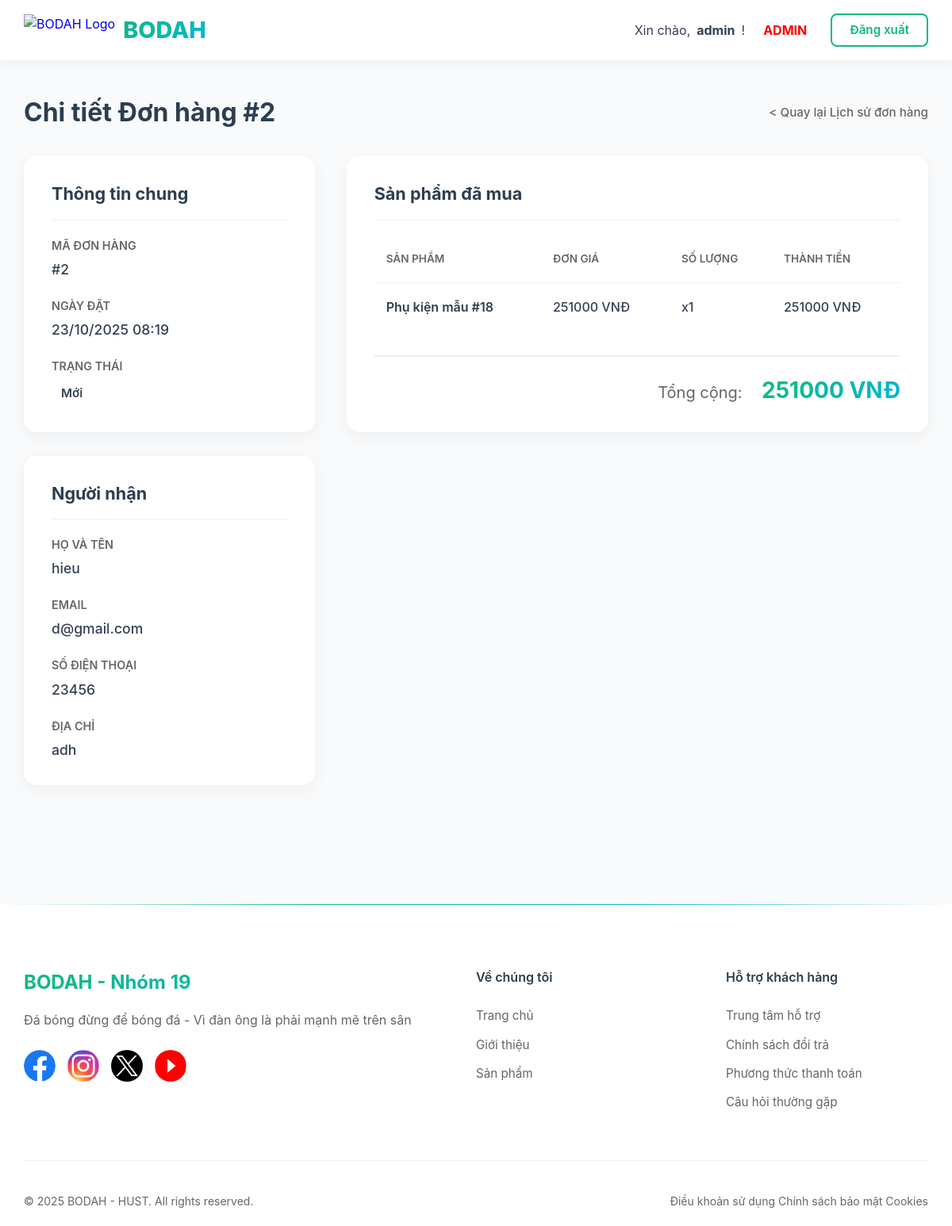
The page /order-detail/2/ (signed in) on the database as committed earlier.
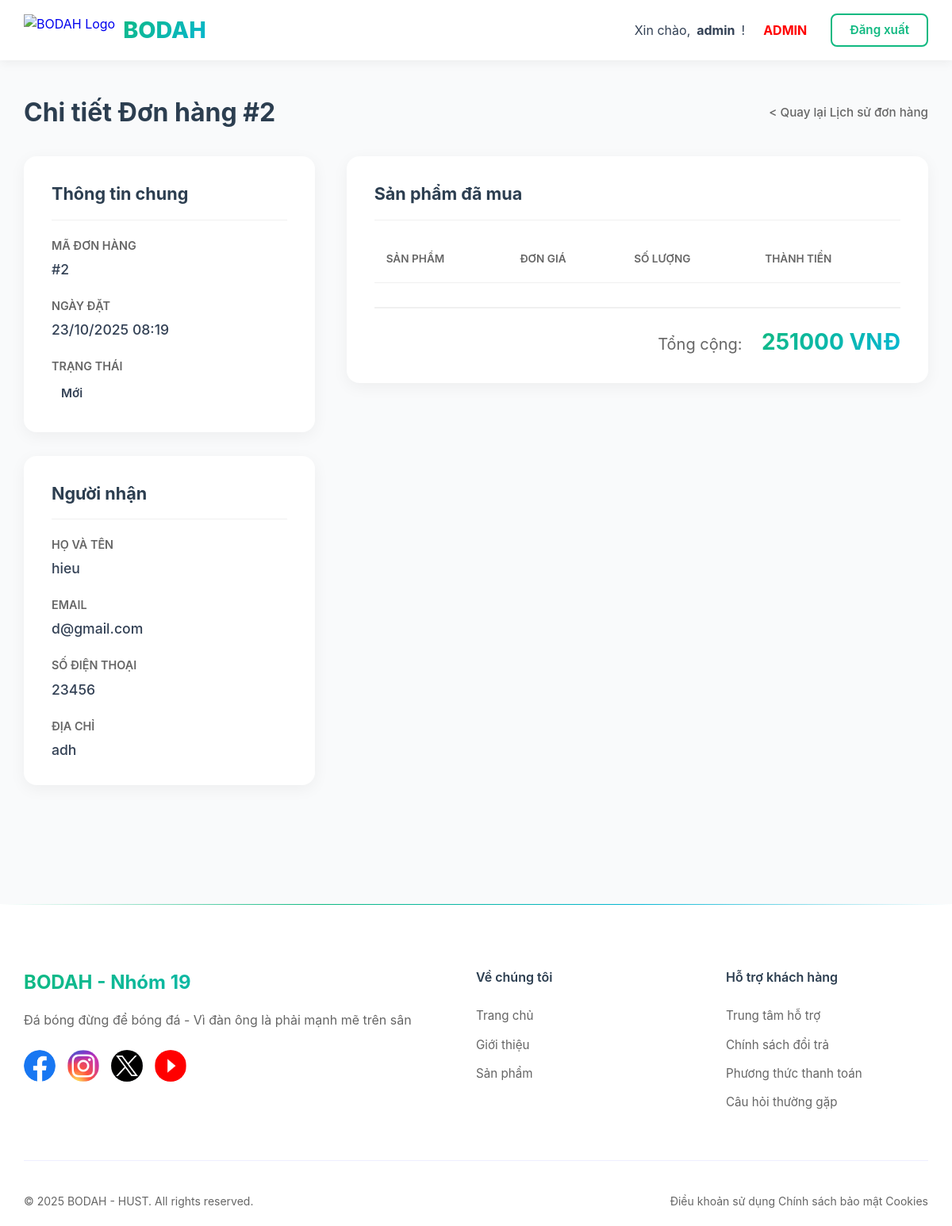
The same page on the database as committed later.
### store/models.py (models this page shows, shortened)
class OrderItem(models.Model):
    order = models.ForeignKey(Order, on_delete=models.CASCADE, related_name='items')
    product = models.ForeignKey(Product, on_delete=models.CASCADE)
    quantity = models.IntegerField()
    price_at_purchase = models.DecimalField(max_digits=10, decimal_places=0)

class Product(models.Model):
    name = models.CharField(max_length=200)
    description = models.TextField(blank=True, null=True)
    price = models.DecimalField(max_digits=10, decimal_places=0)
    image = models.URLField(max_length=1024, blank=True, null=True)
    stock = models.IntegerField(default=0)
    category = models.ForeignKey(Category, on_delete=models.CASCADE, related_name='products')

### users/views.py (the view, shortened to what this page needs)
# urls.py: path('order-detail/<int:order_id>/', order_detail_view, name='order_detail'),
@login_required
def order_detail_view(request, order_id):
    order = get_object_or_404(Order, id=order_id, user=request.user)
    order_items = order.items.all()
    item_review_status = {}
    context = {
        'order': order,
        'order_items': order_items,
        'item_review_status': item_review_status
    }
    return render(request, 'users/order_detail.html', context)

### store/models.py (called while the page is built)
    @property
    def final_price(self):
        return self.total_price - self.discount_amount

### store/templatetags/math_filters.py (called while the page is built)
@register.filter
def mul(value, arg):
    try:
        return value * arg
    except (ValueError, TypeError):
        return ''

### users/templates/users/order_detail.html (shortened to what the changed rows need)
{% load static %}
{% load math_filters %}
{% load template_extras %}
<!DOCTYPE html>
<html lang="vi">
<head>
    <link rel="stylesheet" href="{% static 'css/store/header.css' %}">
    <link rel="stylesheet" href="{% static 'css/store/footer.css' %}">
    <link rel="stylesheet" href="{% static 'css/user/order_detail.css' %}">
</head>
<body>
    <main class="detail-page">
        <div class="detail-container">
            <div class="detail-header">
                <h1>Chi tiết Đơn hàng #{{ order.id }}</h1>
            </div>
            <div class="detail-layout">
                <div class="detail-products-column">
                    <div class="detail-card product-table-card">
                        <table class="product-table">
                            <thead>
                                <tr>
                                    <th>Sản phẩm</th>
                                    <th>Đơn giá</th>
                                    <th>Số lượng</th>
                                    <th>Thành tiền</th>
                                </tr>
                            </thead>
                            <tbody>
                                {% for item in order_items %}
                                    <tr>
                                        <td>{{ item.product.name }}</td>
                                        <td>{{ item.price_at_purchase|floatformat:0 }} VNĐ</td>
                                        <td>x{{ item.quantity }}</td>
                                        <td>{{ item.quantity|mul:item.price_at_purchase|floatformat:0 }} VNĐ</td>
                                    </tr>
                                {% endfor %}
                            </tbody>
                        </table>
                    </div>
                </div>
            </div>
        </div>
    </main>
</body>
</html>

Rows that differ between the two databases and show on the page:
removed OrderItem: product.name "Phụ kiện mẫu #18", price_at_purchase "251000", quantity "1", quantity|mul "251000"
